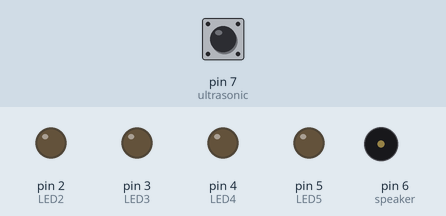
This sketch was run on a simulated Arduino Uno, built with avr-gcc and run on an emulated ATmega328P. Shown: output pins drawn as LEDs (lit = HIGH), buzzer (waves = sounding). Dashed ring = blinking. The inputs (shaded band) are chosen by the test bench; at power-on: pin 7 (ultrasonic) LOW. What the sketch prints to the serial monitor is not drawn.

Above: at 0.8 s.
0.9 s: pin 7 (ultrasonic) pulsed HIGH 2 times (0.12 s each, 0.3 s apart)
At 1.1 s:
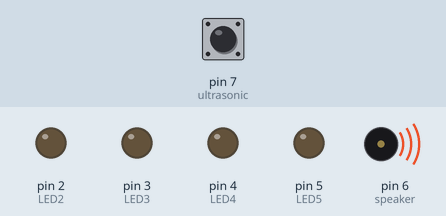
At 3.8 s:
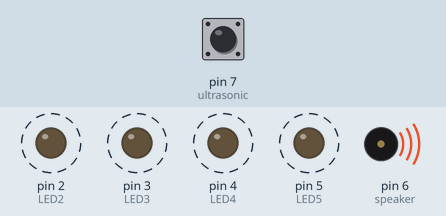
Timing chart, 0 to 10.5 s (numbered marks = the images above; inputs shaded):
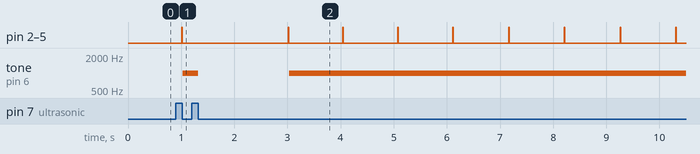

The sketch:

ex2.ino
```cpp
/*
 * (C) Vasilena Karaivanova, Teodora Portase, Marcelo Santibanez, group : 6 (2024)
 * Work package 6
 * Exercise 2
 * Submission code: 969308 (provided by your TA-s)
 */

// Define pins
#define LED2 2        // LED to pin 2
#define LED3 3        // LED to pin 3
#define LED4 4        // LED to pin 4
#define LED5 5        // LED to pin 5
#define speaker 6     // Buzzer
#define ultrasonic 7  // Ultrasonic

// Timer interrupt defines - Taken from course material
// used in calculation: compare match register = [ clock speed/ (prescaler * interrupt frequency) ] - 1
#define PRESCALER 1024        // used for dictating speed of timer according to (timer speed (Hz)) = (Arduino clock speed (16MHz)) / prescaler
#define INTERRUPT_FREQ 1      // define interrupt frequency
#define CLOCK_SPEED 16000000  // Clock speed of the Arduino Uno
#define TIMER1_MAX 65535      // Max counter value for timer1
#define TIMER1_LOW 257        // Lowest counter value for timer1

// Define distance parameters
#define MAX_DIST 200  // 200 cm is when the system starts activating
#define MIN_DIST 25   // 25 cm is when the system is most "annoying" aka imminent danger
#define WARN_DIST 30  // 30 cm is when the system is second-most "annoying" aka almost imminent danger

#define DELAY 10000  // 10.000 microseconds = 0.01 seconds

// Define variables
int distance;    // Distance variable to store the distance from the ultrasonic sensor
int timer1 = 0;  // Initialize the timer we're using

void setup() {
    pinMode(LED2, OUTPUT);     // Set the LED pin 2 as output
    pinMode(LED3, OUTPUT);     // Set the LED pin 3 as output
    pinMode(LED4, OUTPUT);     // Set the LED pin 4 as output
    pinMode(LED5, OUTPUT);     // Set the LED pin 5 as output
    pinMode(speaker, OUTPUT);  // Set the speaker pin as output

    Serial.begin(9600);  // Start the serial communication
    setup_timer_1();     // Set up the timer
}

void loop() {  // Empty loop, everything is done in the ISR
}

void setup_timer_1() {
    cli();  // stop interrupts

    TCCR1A = 0;  // set entire TCCR1A register to 0
    TCCR1B = 0;  // same for TCCR1B
    TCNT1 = 0;   // initialize counter value to 0

    // calculate at which point to stop the counter and set to int:
    timer1 = (CLOCK_SPEED / (PRESCALER * INTERRUPT_FREQ)) - 1;

    if (timer1 >= TIMER1_MAX) {                                                            // if value went above max value
        timer1 = TIMER1_MAX;                                                               // set timer to max allowed value
        Serial.println((String) "timer1 was set too high and was changed to: " + timer1);  // notify user
    } else if (timer1 <= TIMER1_LOW) {                                                     // if value went below lowest value
        timer1 = TIMER1_LOW;                                                               // set timer to max allowed value
        Serial.println((String) "timer1 was set too low and was changed to: " + timer1);   // notify user
    }

    OCR1A = timer1;                       // set compare match register for 1hz increments
    TCCR1B |= (1 << WGM12);               // turn on CTC mode
    TCCR1B |= (1 << CS12) | (1 << CS10);  // set CS10 and CS12 bits for 1024 prescaler
    TIMSK1 |= (1 << OCIE1A);              // enable timer compare interrupt

    sei();  // allow interrupts
}

// ISR method for timer1 interrupts
ISR(TIMER1_COMPA_vect) {
    cli();  // stop interrupts

    readDistance();  // Call the function to read the distance
    // Print the distance
    Serial.print("Distance (cm): ");
    Serial.println(distance);
    lightLEDs();     // Call the function to light the LEDs according to the distance
    soundSpeaker();  // Call the function to sound the speaker

    sei();  // allow interrupts
}

void readDistance() {
    // The following steps follow the assignment description:
    pinMode(ultrasonic, OUTPUT);     // Set Pin to Output
    digitalWrite(ultrasonic, LOW);   // Write a zero to the output to clear the system
    delayMicroseconds(2000);         // Wait 2 milliseconds
    digitalWrite(ultrasonic, HIGH);  // Write a one to the output to send a ping
    delayMicroseconds(10000);        // Wait 10 milliseconds
    digitalWrite(ultrasonic, LOW);   // Write a zero to the output to stop sending the ping

    pinMode(ultrasonic, INPUT);  // Set Pin to Input

    // Listen to input if some echo returns
    long duration = pulseIn(ultrasonic, HIGH);
    // Calculate distance
    // The time until the echo returns is related to the distance of the object from which the ping reflected
    distance = microsecondsToCentimeters(duration);
}

/**
 * Function to convert microseconds to centimeters
 *
 * @param microseconds - the time until the echo returns
 * @return long, the distance of the object from which the ping reflected
 **/
long microsecondsToCentimeters(long microseconds) {
    // The speed of sound is 340 m/s or 0.034 cm per microsecond.
    // The ping travels out and back, so to find the distance of the object we
    // take half of the distance traveled.
    return (microseconds * 0.034) / 2;
}

/**
 * Function to sound the speaker
 *
 * @return void
 **/
void soundSpeaker() {
    // Map the distance to the sound, the closer the object, the higher the sound
    int sound = map(distance, 0, 200, 1000, 300);
    if (distance > 200) {      // If the distance is greater than 200 cm, turn off the speaker
        noTone(speaker);       // Turn off the speaker
    } else {                   // If the distance is less than 200 cm, sound the speaker
        tone(speaker, sound);  // Sound the speaker
    }
}

/**
 * Function to light the LEDs according to the distance
 *
 * @return void
 **/
void lightLEDs() {
    // >200 cm - 0 LEDs
    if (distance > 200) {
        digitalWrite(LED2, LOW);  // Turn off LED 2
        digitalWrite(LED3, LOW);  // Turn off LED 3
        digitalWrite(LED4, LOW);  // Turn off LED 4
        digitalWrite(LED5, LOW);  // Turn off LED 5
    }
    // 200 cm and 151 cm - 1 LED
    else if (distance > 150) {
        digitalWrite(LED2, LOW);   // Turn off LED 2
        digitalWrite(LED3, LOW);   // Turn off LED 3
        digitalWrite(LED4, LOW);   // Turn off LED 4
        digitalWrite(LED5, HIGH);  // Turn on LED 5
    }
    // 150 cm and 101 cm - 2 LEDs
    else if (distance > 100) {
        digitalWrite(LED2, LOW);   // Turn off LED 2
        digitalWrite(LED3, LOW);   // Turn off LED 3
        digitalWrite(LED4, HIGH);  // Turn on LED 4
        digitalWrite(LED5, HIGH);  // Turn on LED 5
    }
    // 100 cm and 31 cm - 3 LEDs
    else if (distance > 30) {
        digitalWrite(LED2, LOW);   // Turn off LED 2
        digitalWrite(LED3, HIGH);  // Turn on LED 3
        digitalWrite(LED4, HIGH);  // Turn on LED 4
        digitalWrite(LED5, HIGH);  // Turn on LED 5
    }
    // 30 cm and 26 cm - 4 LEDs
    else if (distance > 24) {
        digitalWrite(LED2, HIGH);  // Turn on LED 2
        digitalWrite(LED3, HIGH);  // Turn on LED 3
        digitalWrite(LED4, HIGH);  // Turn on LED 4
        digitalWrite(LED5, HIGH);  // Turn on LED 5
    }
    // 25 cm and 0 cm - 4 LEDs, blinking
    else {
        digitalWrite(LED2, HIGH);  // Turn on LED 2
        digitalWrite(LED3, HIGH);  // Turn on LED 3
        digitalWrite(LED4, HIGH);  // Turn on LED 4
        digitalWrite(LED5, HIGH);  // Turn on LED 5
        delayMicroseconds(DELAY);  // Wait 0.01 seconds to allow the blinking
        digitalWrite(LED2, LOW);   // Turn off LED 2
        digitalWrite(LED3, LOW);   // Turn off LED 3
        digitalWrite(LED4, LOW);   // Turn off LED 4
        digitalWrite(LED5, LOW);   // Turn off LED 5
        delayMicroseconds(DELAY);  // Wait 0.01 seconds
    }
}
```
